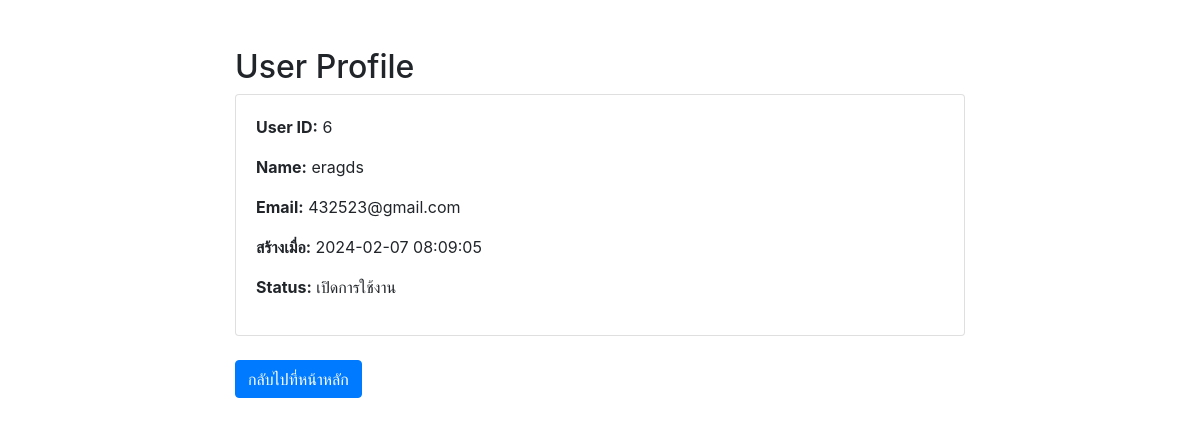
The app's page /WEEK14/content/session/users.php (signed in) with its own data.
### tables this page shows
CREATE TABLE `users` (
  `u_id` int(11) NOT NULL,
  `u_name` varchar(255) NOT NULL,
  `u_email` varchar(255) NOT NULL,
  `password` varchar(255) NOT NULL,
  `Created_at` datetime NOT NULL,
  `Updated_at` datetime NOT NULL,
  `Status` enum('true','false') NOT NULL DEFAULT 'true'
);

### WEEK14/container/session/isset_user.php (called while the page is built)
<?php
    if (isset($_SESSION['user_login'])) {
        $user_id = $_SESSION['user_login'];
        $stmt = $conn->query("SELECT * FROM users WHERE u_id = $user_id");
        $stmt->execute();
        $row = $stmt->fetch(PDO::FETCH_ASSOC);
    }
?>

### WEEK14/content/session/users.php (the view, shortened to what this page needs)
<?php
require_once("../../common/connect.php");
require_once("../../container/session/isset_user.php");
?>
<!DOCTYPE html>
<html lang="en">
<head>
    <link rel="stylesheet" href="https://maxcdn.bootstrapcdn.com/bootstrap/4.5.2/css/bootstrap.min.css">
</head>
<body>
    <div class="container mt-5">
        <div class="row justify-content-center">
            <div class="col-md-8">
                <h2>User Profile</h2>
                <div class="card">
                    <div class="card-body">
                        <p><strong>User ID:</strong> <?php echo $row['u_id']; ?></p>
                        <p><strong>Name:</strong> <?php echo $row['u_name']; ?></p>
                        <p><strong>Email:</strong> <?php echo $row['u_email']; ?></p>
                        <p><strong>สร้างเมื่อ:</strong> <?php echo $row['Created_at']; ?></p>
                        <p><strong>Status:</strong> <?php echo ($row['Status'] == 'true') ? 'เปิดการใช้งาน' : 'ปิดการใช้งาน'; ?></p>
                    </div>
                </div>
                <br>
                <a href="../../index.php" class="btn btn-primary">กลับไปที่หน้าหลัก</a>
            </div>
        </div>
    </div>
</body>
</html>

### records on screen
users: u_id "6", u_name "eragds", u_email "432523@gmail.com", Created_at "2024-02-07 08:09:05"
